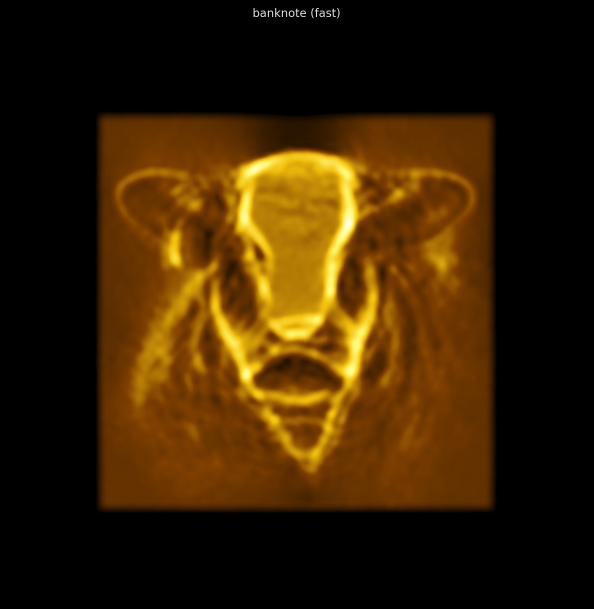
#> input picture Final cows/banknote/fast/caustic.png, 1187 x 1217 px, found by its file name (shown at 1/2 size)
$ python cross_image_compare.py
#> lines starting #> are read from the running program, lines starting #| are printed output that depends on the picture
#!/usr/bin/env python3
"""
cross_image_compare.py — Compare all 5 Final Cows normal renders on the same metrics.

Usage:
  python3 cross_image_compare.py
"""

import numpy as np
import matplotlib
matplotlib.use('Agg')
import matplotlib.pyplot as plt
from pathlib import Path
from PIL import Image
from scipy.ndimage import sobel, gaussian_filter

PROJECT = Path(__file__).parent
OUT_DIR = PROJECT / 'Final cows'
HANDOFF = PROJECT / 'claude_chat_handoff4'

SLUGS = ['banknote', 'charcol', 'inkbrush', 'nikon', 'woodblock']

def sharpness(img):
    sx = sobel(img.astype(float), axis=1)
    sy = sobel(img.astype(float), axis=0)
    return float(np.mean(np.sqrt(sx**2 + sy**2)))

def contrast(img):
    v = img.ravel().astype(float)
    v = v[v > 0.01] if (v > 0.01).sum() > 100 else v
    return float((np.percentile(v, 99) - np.percentile(v, 1)) / (np.mean(v) + 1e-9))

def black_frac(img):
    return float((img < 0.05).mean())

def high_freq_ratio(img):
    f = np.fft.fftshift(np.fft.fft2(img.astype(float)))
    mag = np.log1p(np.abs(f))
    h, w = mag.shape
    cx, cy = w//2, h//2
    r = min(h,w)//4
    Y, X = np.ogrid[:h, :w]
    mask = (X-cx)**2 + (Y-cy)**2 > r**2
    return float(mag[mask].sum() / (mag.sum() + 1e-12))

def pearson_r(a, b):
    a = a.ravel().astype(float); b = b.ravel().astype(float)
    if a.std() < 1e-10 or b.std() < 1e-10: return 0.0
    return float(np.corrcoef(a, b)[0,1])

SZ = 512

rows = []
for slug in SLUGS:
    print(f"Processing {slug}...")

    # Input image
    candidates = [p for p in (PROJECT / 'Final cows').iterdir()
                  if slug in p.stem.lower() and p.suffix.lower() in ('.png','.jpg','.jpeg')]
    if candidates:
        input_img = np.array(Image.open(candidates[0]).convert('L').resize((SZ,SZ), Image.LANCZOS), dtype=np.float64) / 255.0
    else:
        input_img = np.zeros((SZ,SZ))

    sx = sobel(input_img, axis=1); sy = sobel(input_img, axis=0)
    input_edges = np.sqrt(sx**2 + sy**2)
    if input_edges.max() > 0: input_edges /= input_edges.max()

    # Caustic
    caustic_path = PROJECT / 'Final cows' / slug / 'normal' / 'caustic.png'
    if caustic_path.exists():
        caustic = np.array(Image.open(caustic_path).convert('L').resize((SZ,SZ), Image.LANCZOS), dtype=np.float64) / 255.0
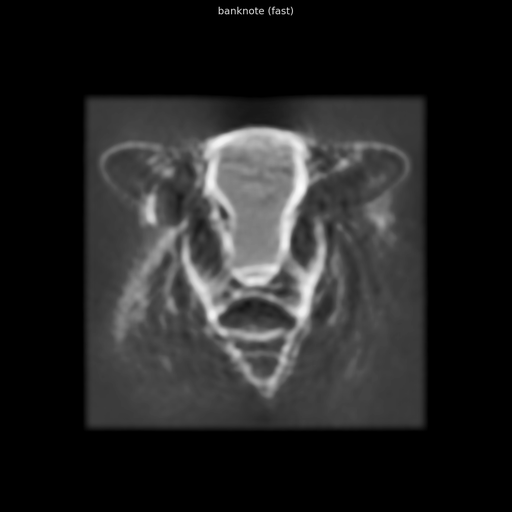
#> caustic: shape (512, 512) float64; min 0, max 0.992, mean 0.142
        caustic_rgb = np.array(Image.open(caustic_path).convert('RGB').resize((SZ,SZ), Image.LANCZOS))
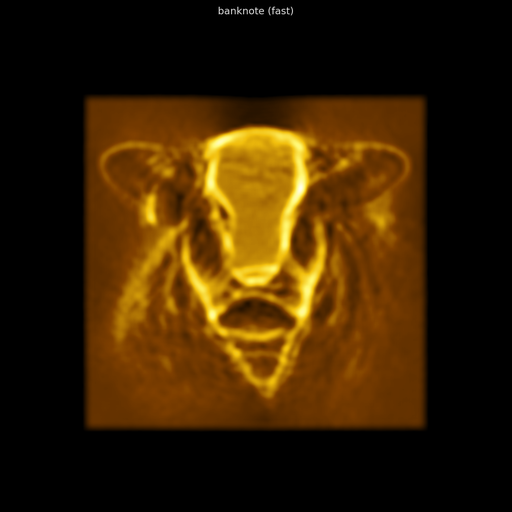
#> caustic_rgb: shape (512, 512, 3); mean R, G, B 55.6, 33, 1.8
    else:
        caustic = np.zeros((SZ,SZ))
        caustic_rgb = np.zeros((SZ,SZ,3), dtype=np.uint8)

    rows.append({
        'slug': slug,
        # Input metrics
        'input_sharp':      sharpness(input_img),
        'input_contrast':   float(input_img.std()),
        'input_edge_dens':  float(input_edges.mean()),
        'input_hf':         high_freq_ratio(input_img),
        # Caustic metrics
        'caustic_sharp':    sharpness(caustic),
        'caustic_contrast': contrast(caustic),
        'caustic_black':    black_frac(caustic),
        # Correlation
        'r_edges':          pearson_r(caustic, input_edges),
        'r_bright':         pearson_r(caustic, input_img),
        # Store images for display
        '_input': input_img,
        '_caustic_rgb': caustic_rgb,
        '_edges': input_edges,
    })
#> in sharpness, `sx = sobel(img.astype(float), axis=1)`: sx: shape (512, 512) float64; every value is 0
#> in sharpness (call 2), `sx = sobel(img.astype(float), axis=1)`:
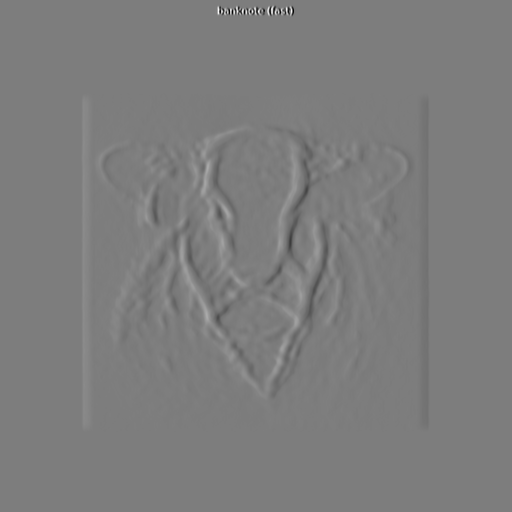
#> sx: shape (512, 512) float64; min -2.82, max 2.92, mean 7.73e-21; drawn with min black and max white
#> in sharpness (call 2), `sy = sobel(img.astype(float), axis=0)`:
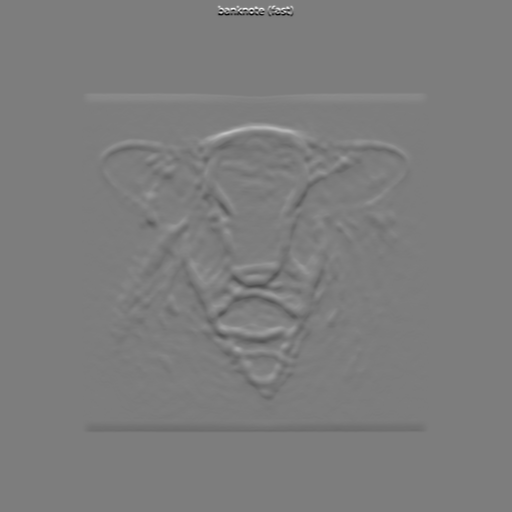
#> sy: shape (512, 512) float64; min -2.41, max 2.49, mean 3.59e-19; drawn with min black and max white

# Sort by caustic sharpness
rows_sorted = sorted(rows, key=lambda r: r['caustic_sharp'], reverse=True)

# ── Write markdown table ───────────────────────────────────────────────────────
md_path = OUT_DIR / 'cross_image_metrics.md'
with open(md_path, 'w') as f:
    f.write("# Cross-Image Metrics — All 5 Final Cows (normal)\n\n")
    f.write("Sorted by caustic sharpness.\n\n")
    f.write("| Rank | Slug | in_sharp | in_contrast | in_edge% | caustic_sharp | caustic_contrast | black% | r(edges) | r(bright) |\n")
    f.write("|------|------|----------|-------------|----------|---------------|-----------------|--------|----------|----------|\n")
    for i, r in enumerate(rows_sorted):
        f.write(f"| {i+1} | {r['slug']:<10} | {r['input_sharp']:.4f} | {r['input_contrast']:.3f} | "
                f"{r['input_edge_dens']:.3f} | {r['caustic_sharp']:.4f} | {r['caustic_contrast']:.3f} | "
                f"{r['caustic_black']:.1%} | {r['r_edges']:+.3f} | {r['r_bright']:+.3f} |\n")
    f.write("\n**Key:** in_sharp=input sharpness, in_edge%=edge density, r(edges)=correlation caustic↔input_edges\n")
    f.write("A good caustic treatment: high caustic_sharp + high black% + positive r(edges)\n")

print(f"\nMetrics written: {md_path}")
print("\nRanked by caustic sharpness:")
for i, r in enumerate(rows_sorted):
    print(f"  {i+1}. {r['slug']:<10}  caustic_sharp={r['caustic_sharp']:.4f}  black={r['caustic_black']:.1%}  r_edges={r['r_edges']:+.3f}")

# ── Bar chart figure ───────────────────────────────────────────────────────────
fig, axes = plt.subplots(2, 3, figsize=(18, 11), facecolor='#111')
axes = axes.ravel()
slugs_sorted = [r['slug'] for r in rows_sorted]
colors = ['#f0a000', '#d08000', '#b06000', '#905000', '#704000']

def bar(ax, vals, title, fmt='.3f', color='#f0a000'):
#> called with fmt = '.3f', color = '#f0a000'
    bars = ax.bar(slugs_sorted, vals, color=colors)
    for bar_, v in zip(bars, vals):
        ax.text(bar_.get_x() + bar_.get_width()/2, bar_.get_height() + max(vals)*0.01,
                f'{v:{fmt}}', ha='center', va='bottom', color='#ddd', fontsize=8)
    ax.set_title(title, color='#ddd', fontsize=9)
    ax.set_facecolor('#1a1a1a')
    ax.tick_params(colors='#888', labelsize=8)
    ax.spines[:].set_color('#333')
    ax.set_ylim(0, max(vals) * 1.15)

bar(axes[0], [r['caustic_sharp'] for r in rows_sorted], 'Caustic Sharpness\n(higher = crisper lines)')
bar(axes[1], [r['caustic_black'] for r in rows_sorted], 'Black Coverage\n(higher = better dark background)', fmt='.1%')
bar(axes[2], [r['r_edges'] for r in rows_sorted], 'r(caustic, input_edges)\n(higher = better encoding)', fmt='+.3f')
bar(axes[3], [r['input_sharp'] for r in rows_sorted], 'Input Sharpness\n(input quality metric)')
bar(axes[4], [r['input_edge_dens'] for r in rows_sorted], 'Input Edge Density\n(how much edge content exists)')
bar(axes[5], [r['caustic_contrast'] for r in rows_sorted], 'Caustic Contrast\n(dynamic range)')

fig.suptitle('Cross-Image Metrics — All 5 Final Cows (normal, baseline params)', color='white', fontsize=12)
plt.tight_layout()
out_png = OUT_DIR / 'cross_image_metrics.png'
plt.savefig(out_png, dpi=110, bbox_inches='tight', facecolor='#111')
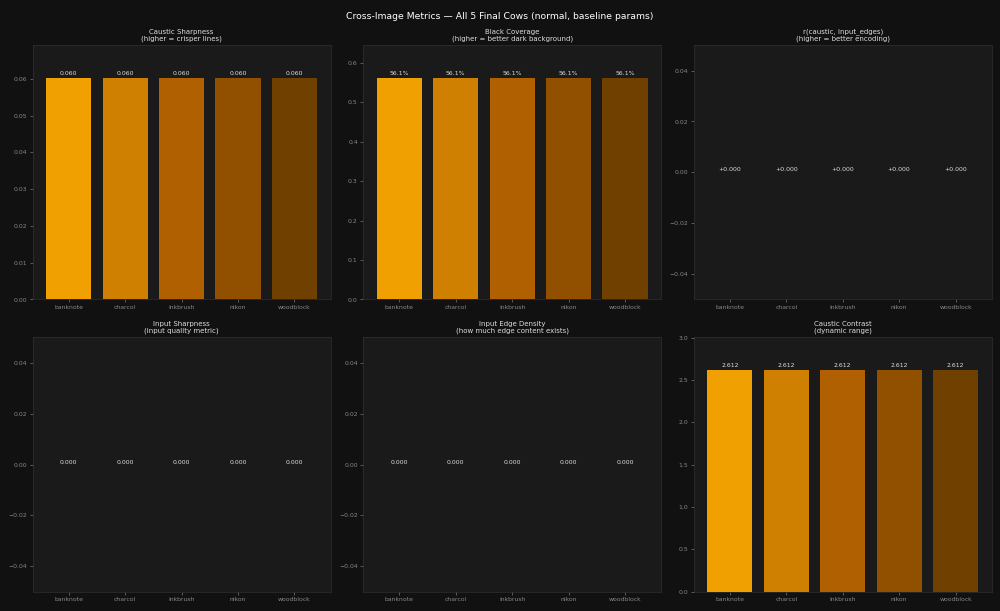
#> figure drawn by matplotlib, 6 panels
plt.close()
print(f"\nChart: {out_png}")

# Visual comparison strip (input + caustic for each)
fig2, axes2 = plt.subplots(2, 5, figsize=(25, 10), facecolor='#111')
for i, r in enumerate(rows_sorted):
    axes2[0,i].imshow(r['_input'], cmap='gray', origin='upper', interpolation='nearest')
    axes2[0,i].set_title(f"{r['slug']}\ninput (sharp={r['input_sharp']:.3f})", color='#ddd', fontsize=9)
    axes2[0,i].axis('off')
    axes2[1,i].imshow(r['_caustic_rgb'], origin='upper', interpolation='nearest')
    axes2[1,i].set_title(f"caustic (sharp={r['caustic_sharp']:.3f}\nblack={r['caustic_black']:.1%}  r={r['r_edges']:+.3f})",
                         color='#ddd', fontsize=9)
    axes2[1,i].axis('off')
fig2.suptitle('Visual Comparison: Input vs Caustic — All 5 Treatments', color='white', fontsize=12)
plt.tight_layout()
strip_png = OUT_DIR / 'cross_image_strip.png'
plt.savefig(strip_png, dpi=100, bbox_inches='tight', facecolor='#111')
plt.close()
print(f"Strip: {strip_png}")

import subprocess
dst_chart = HANDOFF / 'V_cross_image_metrics.png'
dst_strip = HANDOFF / 'V2_cross_image_strip.png'
subprocess.run(['python3', str(PROJECT/'cc_resize.py'), str(out_png),   '--out', str(dst_chart)], check=True)
#> (this line was passed over: subprocess is not available in this run)
subprocess.run(['python3', str(PROJECT/'cc_resize.py'), str(strip_png), '--out', str(dst_strip)], check=True)
#> (this line was passed over: subprocess is not available in this run)
print(f"Handoff: {dst_chart.name}  {dst_strip.name}")
